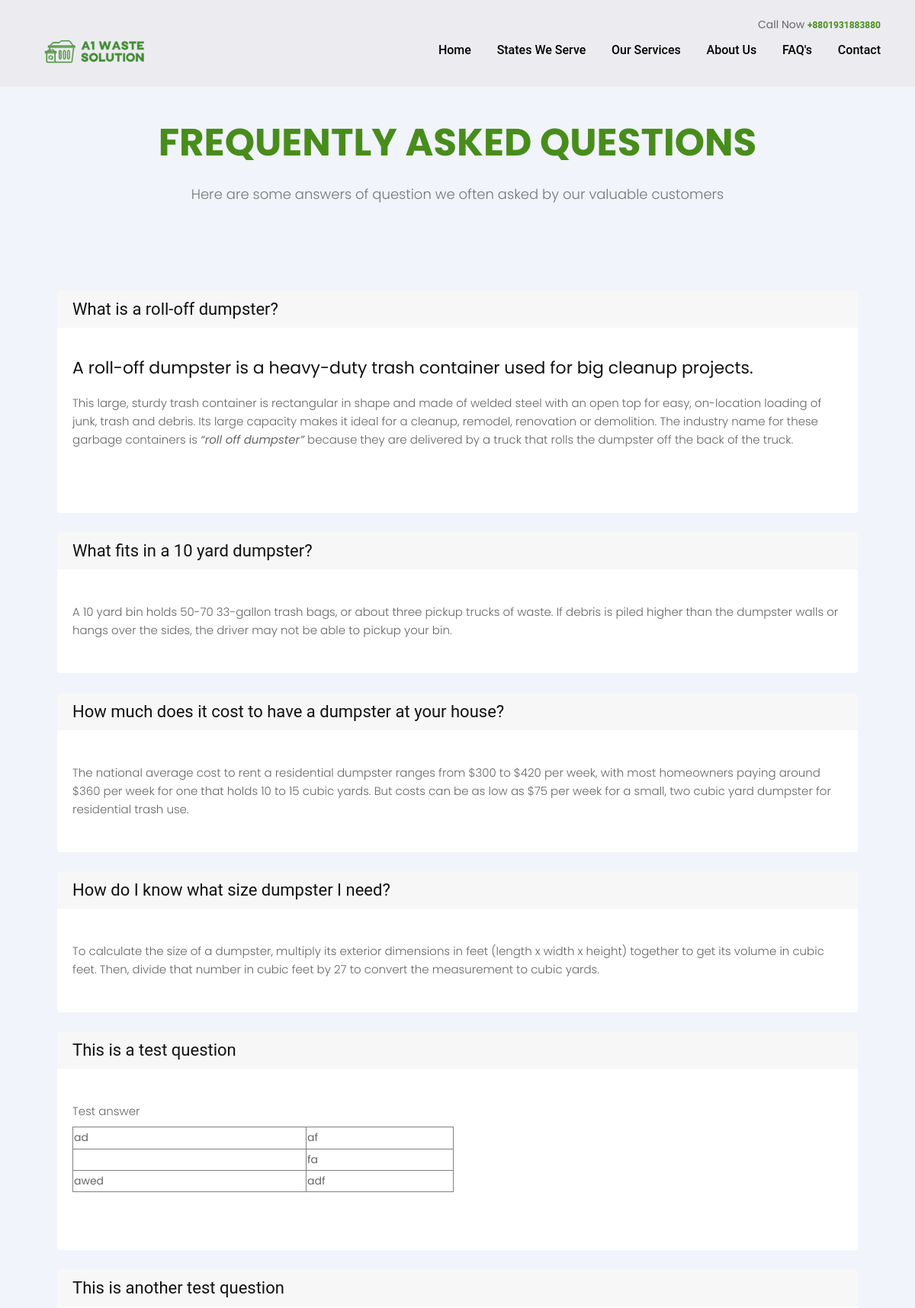
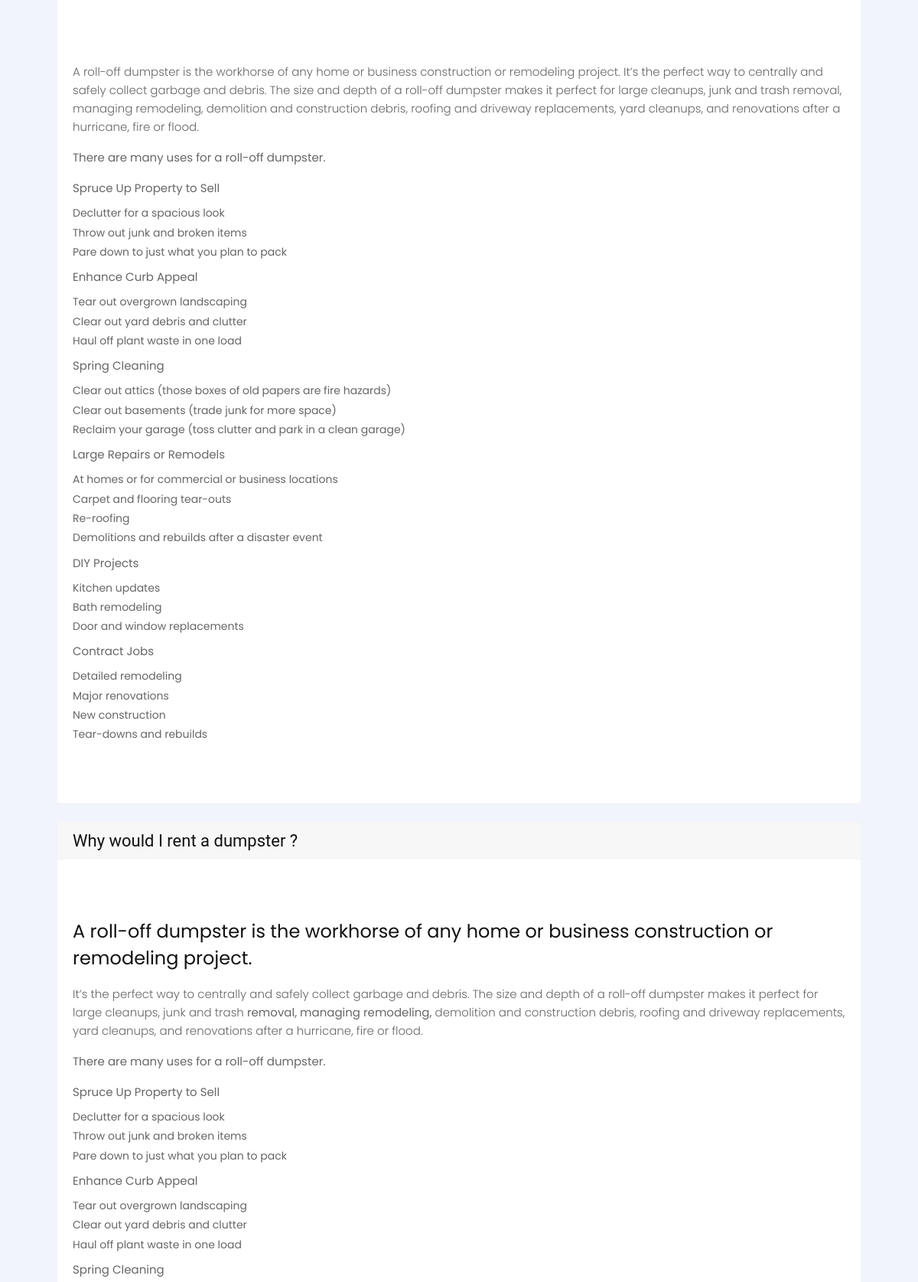
The page /faqs/ (upper part) on the database its author committed (2 pictures, top to bottom).
### pages/models.py (models this page shows, shortened)
class Faq(models.Model):
    question    = models.CharField(max_length=500)
    author      = models.ForeignKey(
            'auth.user',
            on_delete=models.CASCADE,
    )
    answer      = RichTextField(blank=True, null=True)
    slug        = models.SlugField(null=True, unique=True)
    def get_absolute_url(self):
        return reverse('faq_detail', kwargs={'slug': self.slug})

### pages/views.py (the view)
# urls.py: path('faqs/', FAQPageView.as_view(), name='faqs'),
class FAQPageView(ListView):
    model = Faq
    template_name = 'faqs.html'

### templates/faqs.html (shortened to what this page needs)
{% extends 'base.html' %}
{% block content %}
<div>
  <div class="container py-5 mt-5">
    <div class="container ">
      <div class="row">
        <div class="col-md-12">
          <div class="titlepage">
            <h2> <strong class="llow">Frequently Asked Questions</strong> </h2>
            <br>
            <p class="lead">Here are some answers of question we often asked by our valuable customers</p>
            <br><br>
          </div>
        </div>
      </div>
      {% for faq in object_list %}
      <div class="container">
        <div class="card border-0">
          <a class="states" href=" {{ faq.get_absolute_url }} ">
            <h2 class="card-header border-0">{{ faq.question }} </h2>
          </a>
          <div class="card-body">
            <p class="card-text">{{ faq.answer|safe }}</p>
          </div>
        </div>
        <br>
      </div>
      {% endfor %}
    </div>
  </div>
</div>
{% endblock content %}

### static/css/base.css (style rules this page uses)
.states { text-decoration: none; color: black; font-family: 'Roboto', sans-serif; }
body { font-family: 'Signika', sans-serif; }
footer p, a { font-size: 12px; font-family: 'Roboto', sans-serif; }
::placeholder { font-size: 10px; padding-left: 10px; font-style: italic; }
h2 { margin-top: 0.5rem; margin-bottom: 0.5rem; }
p { padding-top: 0.5rem; padding-bottom: 0.5rem; line-height: 25px; }
body { background: #D9B280; font-family: "Roboto", sans-serif; }

### static/css/style.css (style rules this page uses)
* { box-sizing: border-box !important; }
html { scroll-behavior: smooth; }
body { color: #666666; font-size: 14px; font-family: 'Poppins', sans-serif; line-height: 1.80857; font-weight: normal; overflow-x: hidden; }
a { color: #1f1f1f; text-decoration: none !important; outline: none !important; -webkit-transition: all .3s ease-in-out; -moz-transition: all .3s ease-in-out; -ms-transition: all .3s ease-in-out; -o-transition: all .3s ease-in-out; transition: all .3s ease-in-out; }
h1, h2, h3, h4, h5, h6 { letter-spacing: 0; font-weight: normal; position: relative; padding: 0 0 10px 0; font-weight: normal; line-height: normal; color: #111111; margin: 0 }
h1 { font-size: 24px }
h2 { font-size: 22px }
*, *::after, *::before { -webkit-box-sizing: border-box; -moz-box-sizing: border-box; box-sizing: border-box; }
ul, li, ol { margin: 0px; padding: 0px; list-style: none; }
p { margin: 0px; font-weight: 300; font-size: 15px; line-height: 24px; }
a { color: #222222; text-decoration: none; outline: none !important; }
a, .btn { text-decoration: none !important; outline: none !important; -webkit-transition: all .3s ease-in-out; -moz-transition: all .3s ease-in-out; -ms-transition: all .3s ease-in-out; -o-transition: all .3s ease-in-out; transition: all .3s ease-in-out; }
.lead { font-size: 18px; line-height: 30px; color: #767676; margin: 0; padding: 0; }
.titlepage { text-align: center; padding-bottom: 60px; }
.llow { color: #488d1c; font-weight: bold; }
.titlepage h2 { text-transform: uppercase; padding: 0; font-weight: bold; color: #000; line-height: 55px; font-size: 50px; }

### rows shown on the page
Faq: question "What is a roll-off dumpster?", answer "A roll-off dumpster is a heavy-duty trash container used for big cleanup projects. This large, sturdy trash container is rectangular in shape and made of welded steel with an open top for easy, on-location loading of junk, trash and debris. Its large capacity makes it ideal for a cleanup, remodel, renovation or demolition. The industry name for these garbage containers is “roll off dumpster” because they are delivered by a truck that rolls the dumpster off the back of the truck."
Faq: question "What fits in a 10 yard dumpster?", answer "A 10 yard bin holds 50-70 33-gallon trash bags, or about three pickup trucks of waste. If debris is piled higher than the dumpster walls or hangs over the sides, the driver may not be able to pickup your bin."
Faq: question "How much does it cost to have a dumpster at your house?", answer "The national average cost to rent a residential dumpster ranges from $300 to $420 per week, with most homeowners paying around $360 per week for one that holds 10 to 15 cubic yards. But costs can be as low as $75 per week for a small, two cubic yard dumpster for residential trash use."
Faq: question "How do I know what size dumpster I need?", answer "To calculate the size of a dumpster, multiply its exterior dimensions in feet (length x width x height) together to get its volume in cubic feet. Then, divide that number in cubic feet by 27 to convert the measurement to cubic yards."
Faq: question "This is a test question", answer "Test answer ad af fa awed adf"
Faq: question "This is another test question", answer "A roll-off dumpster is the workhorse of any home or business construction or remodeling project. It’s the perfect way to centrally and safely collect garbage and debris. The size and depth of a roll-off dumpster makes it perfect for large cleanups, junk and trash removal, managing remodeling, demolition and construction debris, roofing and driveway replacements, yard cleanups, and renovations after a hurricane, fire or flood. There are many uses for a roll-off dumpster. Spruce Up Property to Sell Declutter for a spacious look Throw out junk and broken items Pare down to just what you plan to pack Enhance Curb Appeal Tear out overgrown landscaping Clear out yard debris and clutter Haul off…"
Faq: question "Why would I rent a dumpster ?", answer "A roll-off dumpster is the workhorse of any home or business construction or remodeling project. It’s the perfect way to centrally and safely collect garbage and debris. The size and depth of a roll-off dumpster makes it perfect for large cleanups, junk and trash removal, managing remodeling, demolition and construction debris, roofing and driveway replacements, yard cleanups, and renovations after a hurricane, fire or flood. There are many uses for a roll-off dumpster. Spruce Up Property to Sell Declutter for a spacious look Throw out junk and broken items Pare down to just what you plan to pack Enhance Curb Appeal Tear out overgrown landscaping Clear out yard debris and clutter Haul off…"
